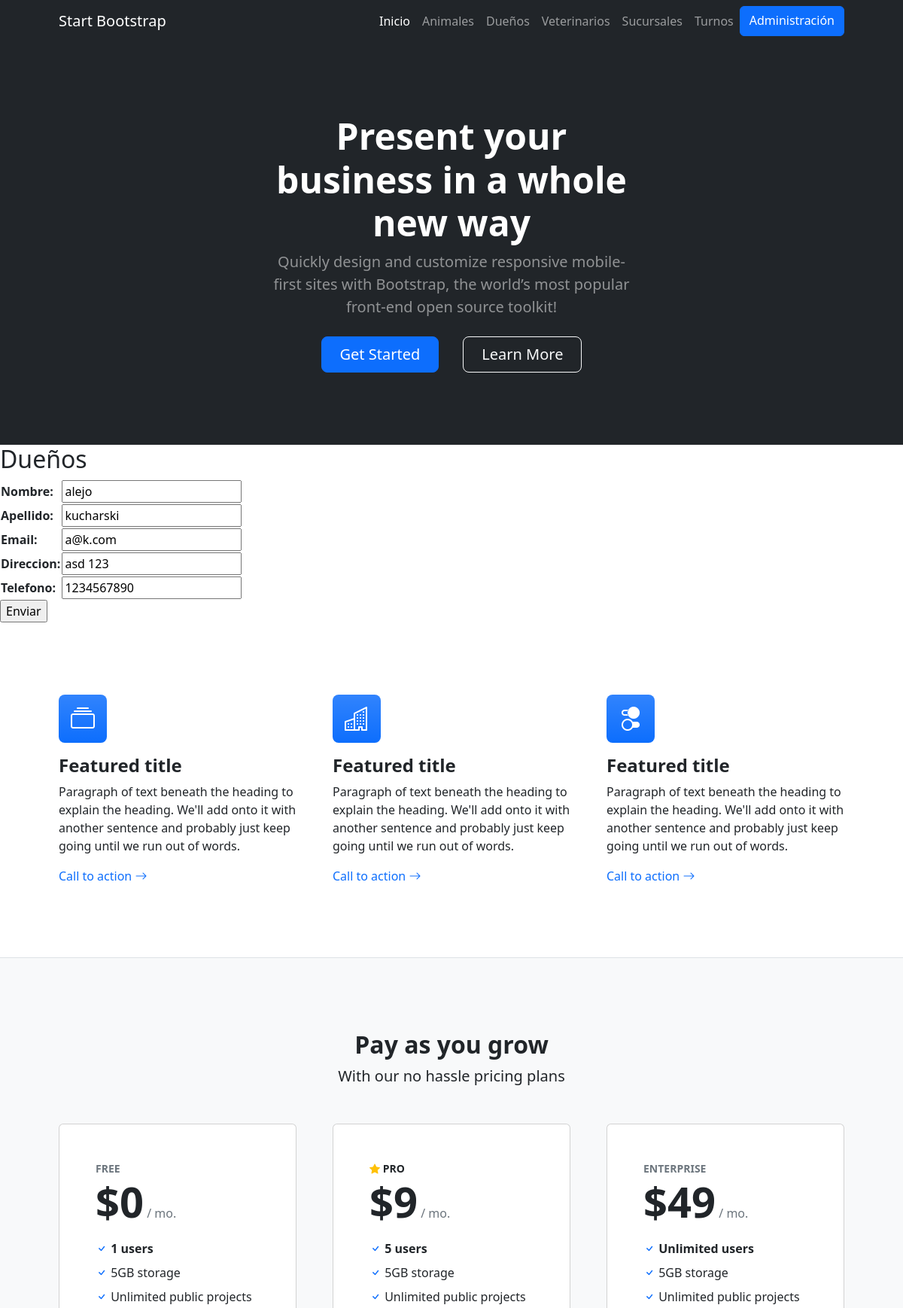
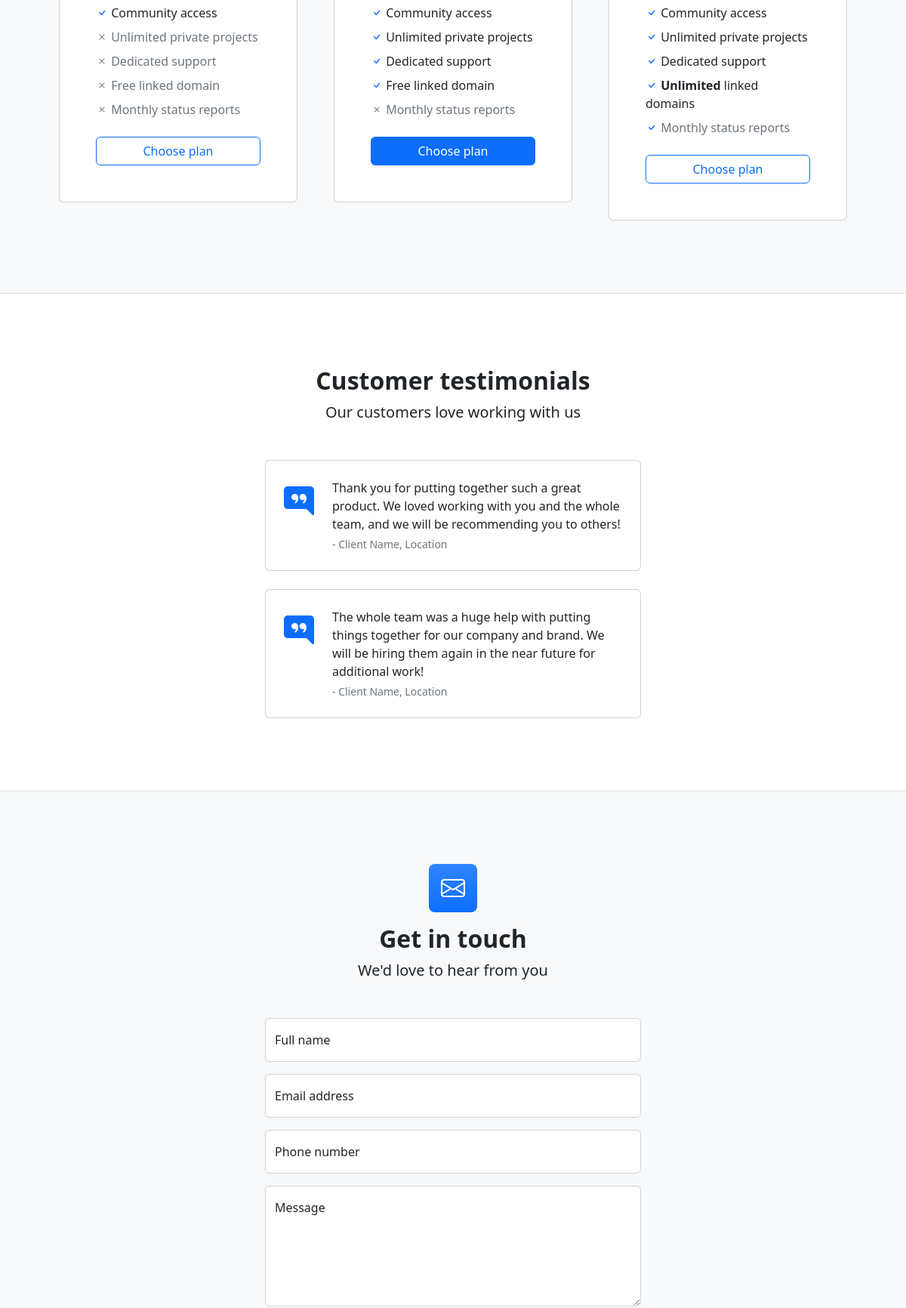
Page /aplicacion/updateDueño/1/ (upper part) on the committed database (2 pictures, top to bottom).
### aplicacion/models.py (models this page shows, shortened)
class Duenio(models.Model):
    nombre = models.CharField(max_length=25)
    apellido = models.CharField(max_length=25)
    direccion = models.CharField(max_length=60)
    telefono = models.IntegerField()
    email = models.EmailField()

### aplicacion/forms.py
class DuenioForm(forms.Form):
    nombre = forms.CharField(label="Nombre", max_length=40, required=True)
    apellido = forms.CharField(label="Apellido", max_length=40, required=True)
    email = forms.EmailField(label="Email", max_length=50, required=False)
    direccion = forms.CharField(max_length=60)
    telefono = forms.IntegerField()

### aplicacion/templates/aplicacion/dueñoForm.html (shortened to what this page needs)
{% extends 'aplicacion/base.html' %}
{% load static %}
{% block contenido %}
    <h2>Dueños</h2>
    <form action="" method="POST">
        <table>
            {{ form.as_table }}
        </table>
        <input type="submit" value="Enviar">
    </form>
{% endblock contenido %}

### rows in the picture
Duenio: nombre "alejo", apellido "kucharski", email "a@k.com", direccion "asd 123", telefono "1234567890"
